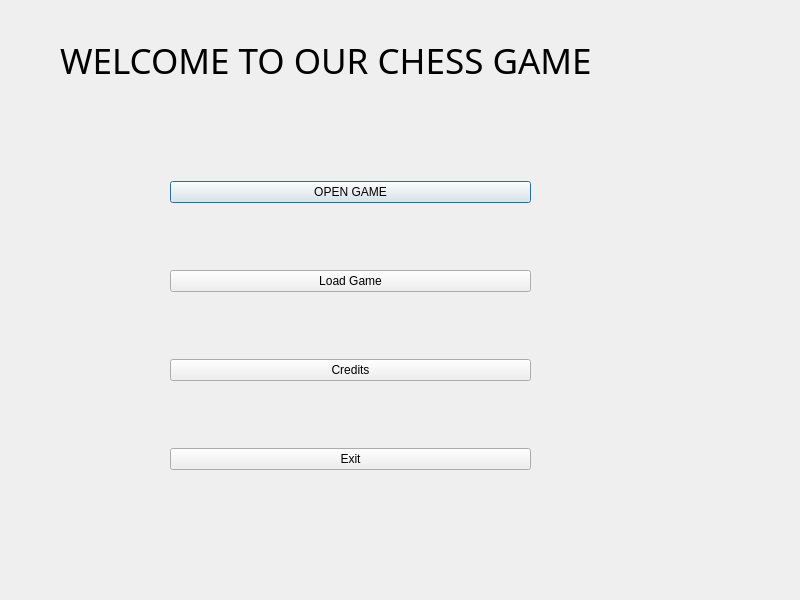
<?xml version="1.0" encoding="UTF-8"?>
<ui version="4.0">
 <class>Userinterface</class>
 <widget class="QDialog" name="Userinterface">
  <property name="geometry">
   <rect>
    <x>0</x>
    <y>0</y>
    <width>800</width>
    <height>600</height>
   </rect>
  </property>
  <property name="maximumSize">
   <size>
    <width>800</width>
    <height>600</height>
   </size>
  </property>
  <property name="windowTitle">
   <string>Dialog</string>
  </property>
  <widget class="QLabel" name="label">
   <property name="geometry">
    <rect>
     <x>60</x>
     <y>0</y>
     <width>641</width>
     <height>121</height>
    </rect>
   </property>
   <property name="font">
    <font>
     <family>Abyssinica SIL</family>
     <pointsize>26</pointsize>
    </font>
   </property>
   <property name="text">
    <string>WELCOME TO OUR CHESS GAME</string>
   </property>
  </widget>
  <widget class="QLabel" name="label_2">
   <property name="geometry">
    <rect>
     <x>710</x>
     <y>220</y>
     <width>20</width>
     <height>20</height>
    </rect>
   </property>
   <property name="text">
    <string/>
   </property>
  </widget>
  <widget class="QWidget" name="layoutWidget">
   <property name="geometry">
    <rect>
     <x>170</x>
     <y>120</y>
     <width>361</width>
     <height>411</height>
    </rect>
   </property>
   <layout class="QVBoxLayout" name="verticalLayout">
    <item>
     <widget class="QPushButton" name="pushButton">
      <property name="text">
       <string>OPEN GAME</string>
      </property>
     </widget>
    </item>
    <item>
     <widget class="QPushButton" name="pushButton_4">
      <property name="text">
       <string>Load Game</string>
      </property>
     </widget>
    </item>
    <item>
     <widget class="QPushButton" name="pushButton_2">
      <property name="text">
       <string>Credits</string>
      </property>
     </widget>
    </item>
    <item>
     <widget class="QPushButton" name="pushButton_3">
      <property name="text">
       <string>Exit</string>
      </property>
     </widget>
    </item>
   </layout>
  </widget>
 </widget>
 <resources/>
 <connections>
  <connection>
   <sender>pushButton_3</sender>
   <signal>clicked()</signal>
   <receiver>Userinterface</receiver>
   <slot>close()</slot>
   <hints>
    <hint type="sourcelabel">
     <x>519</x>
     <y>456</y>
    </hint>
    <hint type="destinationlabel">
     <x>606</x>
     <y>498</y>
    </hint>
   </hints>
  </connection>
 </connections>
</ui>
